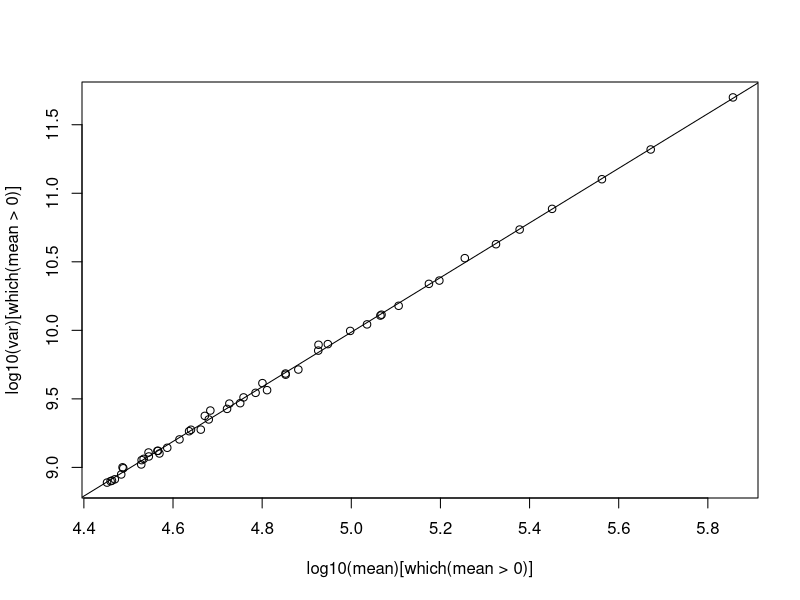
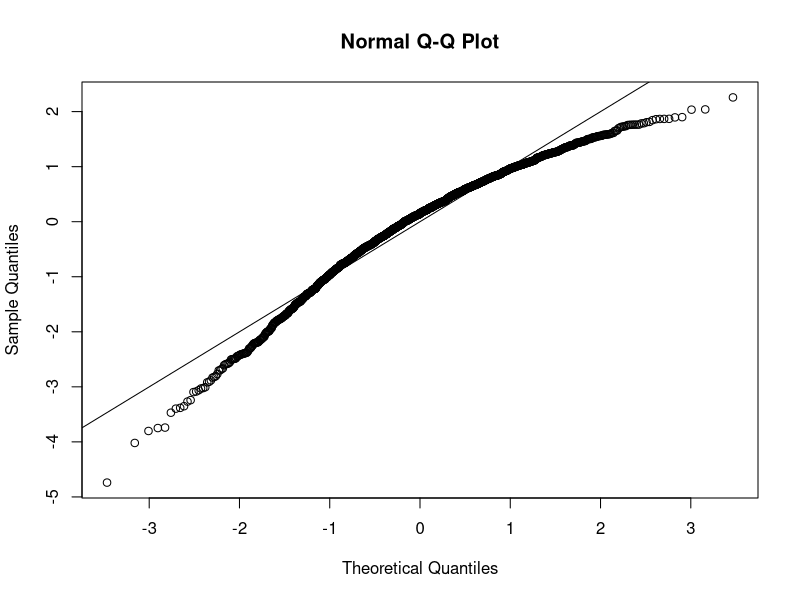
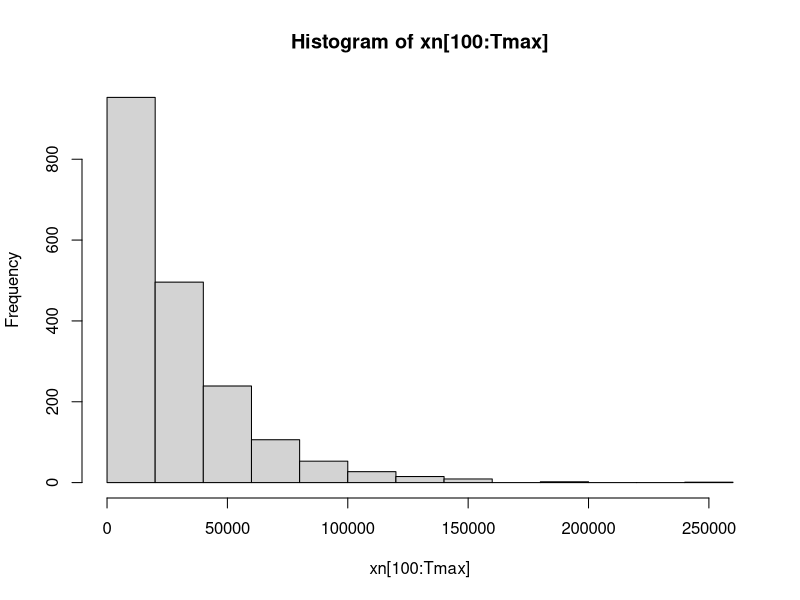
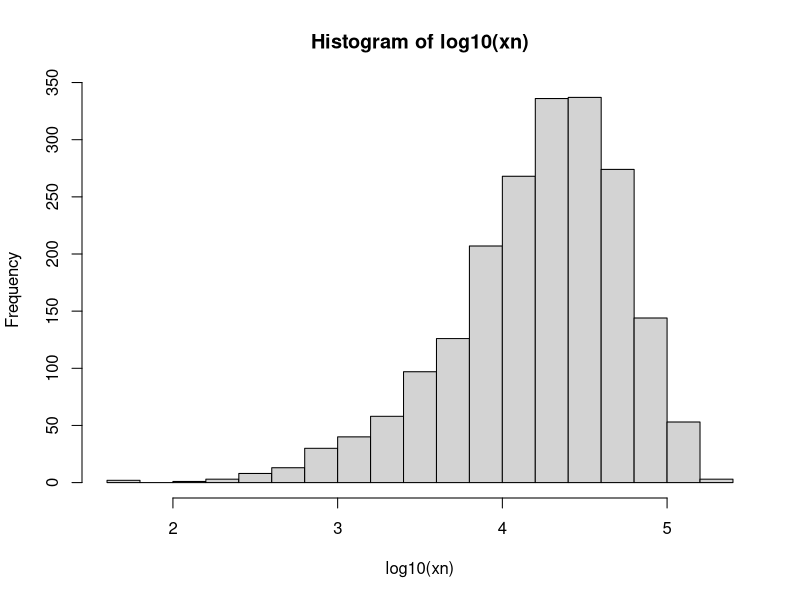
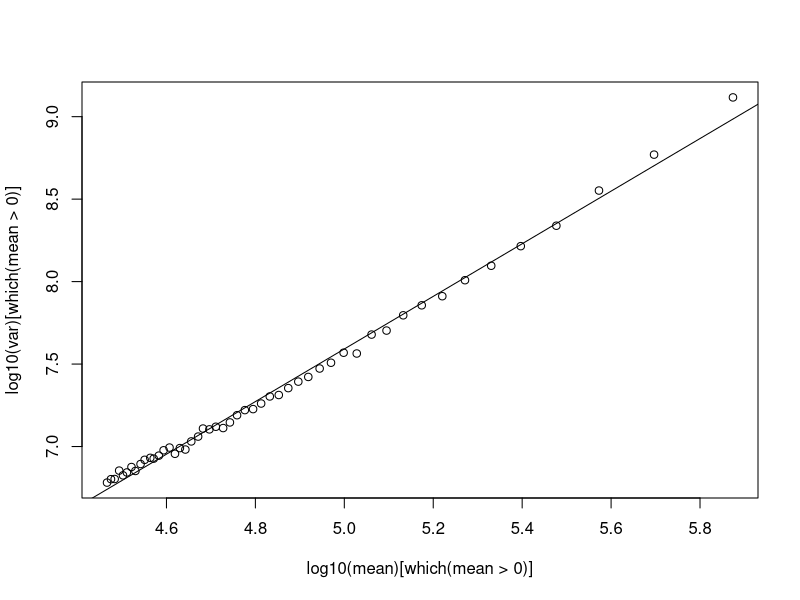
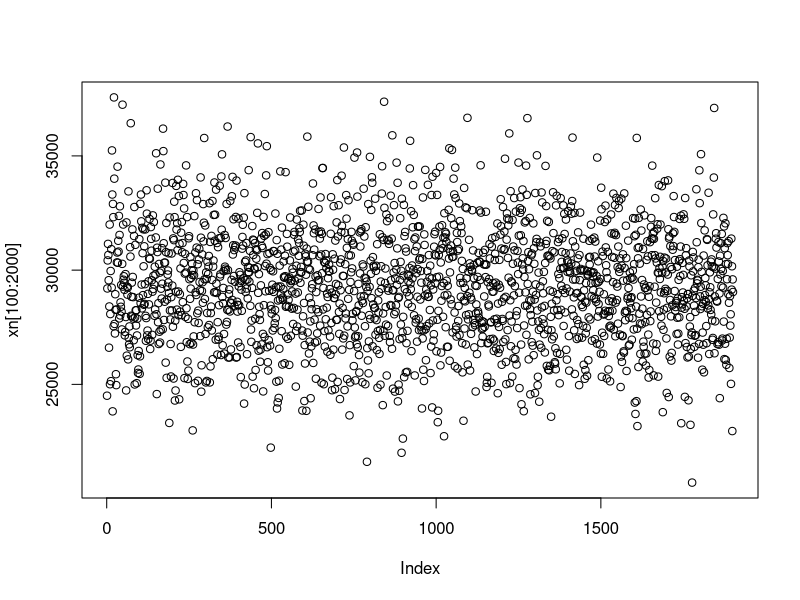
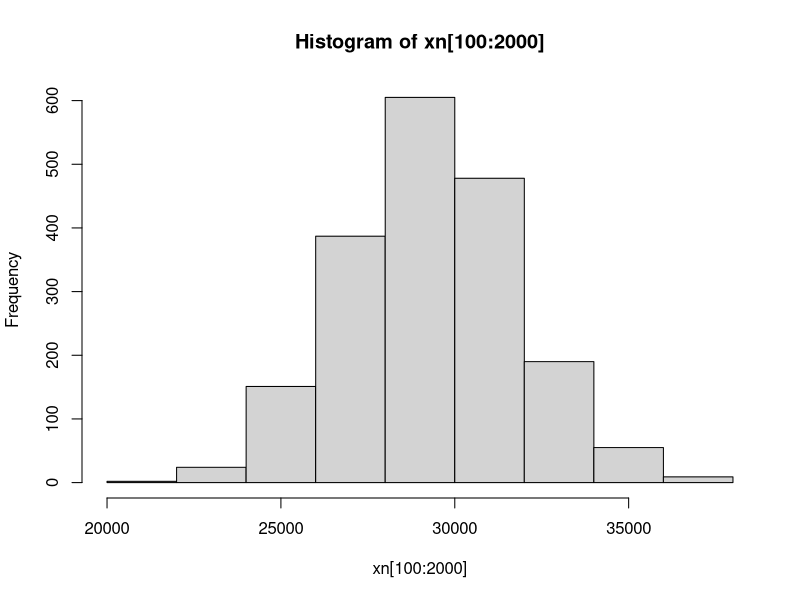
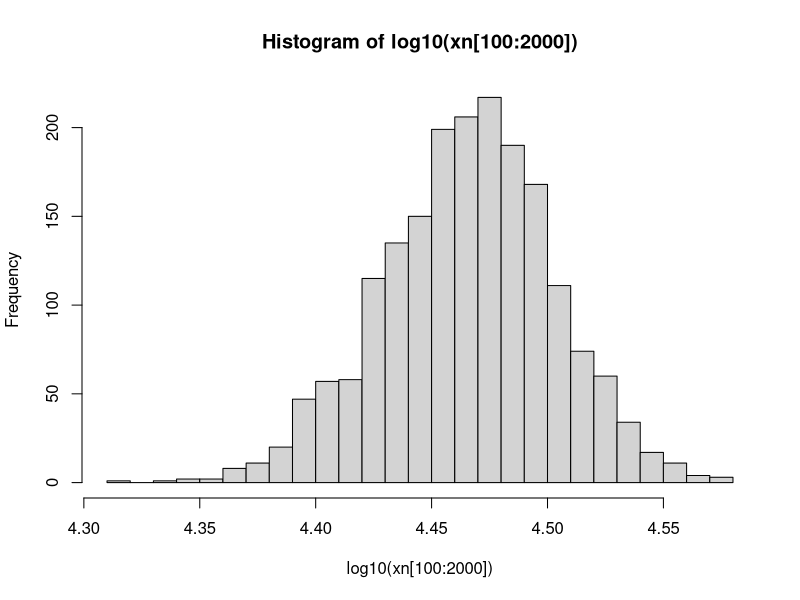

Write R code to recreate these figures, in order.
Tmax = 10000#5000
Reps = 1#1000#10000#1
xn = matrix(rep(0,Tmax*Reps),nrow=Tmax,ncol=Reps)
x0 = 10000
xn[1,] = rnbinom(Reps,x0*2,.5)
lambdaB = 1
lambdaD = 1#.001
epsilon = .001
pB = matrix(rep(0,Reps*Tmax),nrow=Tmax,ncol=Reps)
pB[1,] = lambdaB/(lambdaB+lambdaD+epsilon*x0)

mean = rep(0,50)
var = rep(0,50)


################# Beta Noise for probability of events, Power Law ST p = 2


for(k in 1:50){
  Tmax = 2000#5000
  Reps = 1#1000#10000#1
  x0 = 10000
  xn = matrix(rep(0,Tmax*Reps),nrow=Tmax,ncol=Reps)
  xn[1,] = rnbinom(Reps,x0*2,.5)
  yn = xn*0
  lambdaB = 1
  lambdaD = .5#.001
  lambdaE = 1
  
  epsilon = .0001 + .0001*k
    for(i in 1:(Tmax-1)){
    for(j in 1:Reps){
      #B = ifelse(xn[i,j]==0,0,rbinom(1,xn[i,j],pB[i,j]))
      B = ifelse(xn[i,j]==0,0,rpois(1,xn[i,j]*rbeta(1,lambdaB,lambdaE+lambdaD+epsilon*xn[i,j])))
      BB = sum(rnbinom(B,100,.4))
      D = rbinom(1,xn[i,j],rbeta(1,lambdaD+epsilon*xn[i,j],lambdaE+lambdaB))
      xn[i+1,j] = ifelse(xn[i,j]==0,0, xn[i,j] + BB-D)
    }
  }
  mean[k] = mean(xn[500:Tmax])
  var[k] = var(xn[500:Tmax])
}

plot(log10(mean)[which(mean>0)],log10(var)[which(mean>0)])

mvpl = lm(log10(var)[which(mean>1000)]~log10(mean)[which(mean>1000)])
lines(seq(-10,10),mvpl$coefficients[1]  + seq(-10,10)*mvpl$coefficients[2])

qqnorm((log10(xn[100:Tmax])-mean(log10(xn[100:Tmax])))/sqrt(var(log10(xn[100:Tmax]))[1]))
lines(seq(-5,5),seq(-5,5))

hist(xn[100:Tmax],breaks=10)
hist(log10(xn),breaks=20)
#qqnorm((log10(xn)-mean(log10(xn)))/sqrt(var(log10(xn))[1]))
#lines(-5:5,-5:5)




################### White noise added to the probability of events, power law ST 1 < p < 2


for(k in 1:50){
  Tmax = 2000#5000
  Reps = 1#1000#10000#1
  x0 = 10000
  xn = matrix(rep(0,Tmax*Reps),nrow=Tmax,ncol=Reps)
  xn[1,] = rnbinom(Reps,x0*2,.5)
  lambdaB = 1
  lambdaD = .5#.001
  lambdaE = 1
  
  epsilon = .0001 + .0001*k
  for(i in 1:(Tmax-1)){
    for(j in 1:Reps){
      pB = lambdaB/(lambdaB+lambdaE+lambdaD+epsilon*xn[i,j])
      pD = (lambdaD+epsilon*xn[i,j])/(lambdaB+lambdaE+lambdaD+epsilon*xn[i,j])
      dB = rnorm(1,0,.0003)
      B = ifelse(xn[i,j]==0,0,rpois(1,xn[i,j]*abs(pB+dB)))
      BB = sum(rnbinom(B,100,.4))
      D = rbinom(1,xn[i,j],min(abs(pD-dB),1))
      xn[i+1,j] = ifelse(xn[i,j]==0,0, xn[i,j] + BB-D)
    }
  }
  mean[k] = mean(xn[500:Tmax])
  var[k] = var(xn[500:Tmax])
  if(k==1){
    xnhat = xn
  }
}

plot(log10(mean)[which(mean>0)],log10(var)[which(mean>0)])

mvpl = lm(log10(var)[which(mean>0)]~log10(mean)[which(mean>0)])
lines(seq(-10,10),mvpl$coefficients[1]  + seq(-10,10)*mvpl$coefficients[2])

plot(xn[100:2000])
hist(xn[100:2000])
hist(log10(xn[100:2000]),breaks=20)


##################### No Noise in Probability of Events, Power Law ST p = 1


for(k in 1:50){
  Tmax = 2000#5000
  Reps = 1#1000#10000#1
  x0 = 10000
  xn = matrix(rep(0,Tmax*Reps),nrow=Tmax,ncol=Reps)
  xn[1,] = rnbinom(Reps,x0*2,.5)
  lambdaB = 1
  lambdaD = .5#.001
  lambdaE = 1
  
  epsilon = .0001 + .0001*k
  for(i in 1:(Tmax-1)){
    for(j in 1:Reps){
      B = ifelse(xn[i,j]==0,0,rpois(1,xn[i,j]*(lambdaB/(lambdaB+lambdaE+lambdaD+epsilon*xn[i,j]))))
      BB = sum(rnbinom(B,100,.4))
      D = rbinom(1,xn[i,j],(lambdaD+epsilon*xn[i,j])/(lambdaB+lambdaE+lambdaD+epsilon*xn[i,j]))
      xn[i+1,j] = ifelse(xn[i,j]<=0,0, xn[i,j] + BB-D)
    }
  }
  mean[k] = mean(xn[500:Tmax])
  var[k] = var(xn[500:Tmax])
}

plot(log10(mean)[which(mean>0)],log10(var)[which(mean>0)])

mvpl = lm(log10(var)[which(mean>1000)]~log10(mean)[which(mean>1000)])
lines(seq(-10,10),mvpl$coefficients[1]  + seq(-10,10)*mvpl$coefficients[2])

plot(xn[100:2000])
hist(xn[100:2000])
hist(log10(xn[100:2000]),breaks=20)


###################################
